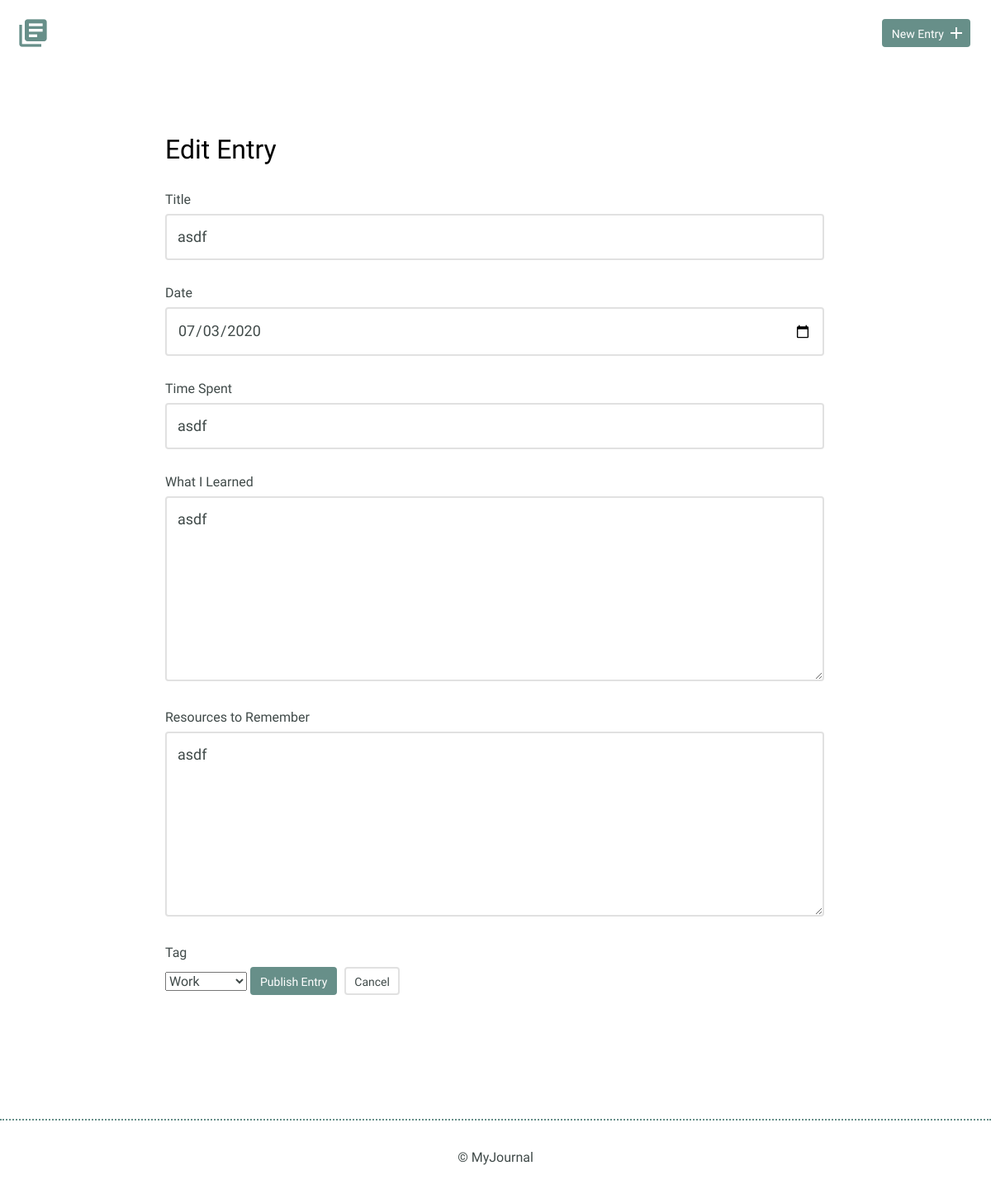
Screenshot of /edit.php?id=8 with the database file from the repository.
### tables this page shows
CREATE TABLE "entries" (
	"id"	INTEGER,
	"title"	TEXT,
	"date"	TEXT,
	"time_spent"	INTEGER,
	"learned"	BLOB,
	"resources"	BLOB,
	"tag_id"	INTEGER,
	PRIMARY KEY("id"),
	FOREIGN KEY("tag_id") REFERENCES "tags"("tag_id")
);

### inc/functions.php (called while the page is built, shortened)
<?php
function get_tags(){
    include('connection.php');
    try{
        return $db->query('SELECT * FROM tags');
    } catch (Exception $e){
        echo "Error retrieving data: ". $e->getMessage() . "</br>";
        return [];
    }
}
function get_specific_entry($entry_id){
    include "connection.php";
    $sql = "SELECT title, date, time_spent, learned, resources, id, tag, tags.tag_id FROM entries INNER JOIN tags ON entries.tag_id = tags.tag_id WHERE id = ?";
    try{
        $results = $db->prepare($sql);
        $results->bindValue(1,$entry_id,PDO::PARAM_INT);
        $results->execute();
    } catch (Exception $e){
        echo "Error: " .$e->getMessage() . "<br /?";
        return false;
    }
    return $results->fetch();
}

### edit.php (the view, shortened to what this page needs)
<?php
include('inc/header.php');
include('inc/functions.php');
if (isset($_GET['id'])){
    list($title, $date, $time_spent, $learned, $resources, $id, $tag, $tag_id) = get_specific_entry(filter_input(INPUT_GET, 'id', FILTER_SANITIZE_NUMBER_INT));
}
?>
<div class="container">
    <div class="edit-entry">
        <h2>Edit Entry</h2>
            <form action='edit.php?id=<?=$id?>' method='POST'>
            <label for="title"> Title</label>
            <input id="title" type="text" name="title" value="<?php echo $title;?>"><br>
            <label for="date">Date</label>
            <input id="date" type="date" name="date" value="<?php echo $date;?>"><br>
            <label for="time-spent"> Time Spent</label>
            <input id="time-spent" type="text" name="timeSpent" value="<?php echo $time_spent;?>"><br>
            <label for="what-i-learned">What I Learned</label>
            <textarea id="what-i-learned" rows="5" name="whatILearned"><?php echo $learned;?></textarea>
            <label for="resources-to-remember">Resources to Remember</label>
            <textarea id="resources-to-remember" rows="5" name="ResourcesToRemember"><?php echo $resources;?></textarea>
            <label for="tag">Tag</label>
            <select name="tag" id="tag">
                <?php
                foreach(get_tags() as $tag){
                    echo "<option value='".$tag['tag_id']."'";
                    if ($tag_id == $tag['tag_id']){
                        echo ' selected';
                    }
                    echo ">".$tag['tag']."</option>";
                }
                ?>
            </select>
            <input type="submit" value="Publish Entry" class="button">
            <a href="#" class="button button-secondary">Cancel</a>
        </form>
    </div>
</div>
<?php
include('inc/footer.php');
?>

### css/site.css (style rules this page uses)
body { font-size: 16px; color: #404a49; font-family: 'Cousine', serif; font-weight: 400; }
.container { margin: 0 auto; padding: 0 25px; }
.button { padding: 8px 10px 6px 10px; background: #678f89; border: 2px solid #678f89; border-radius: 4px; text-decoration: none; color: #FFF; position: relative; text-align: center; font-size: 14px; }
.button.button-secondary { background: #FFF; border: 2px solid #e1e1e1; color: #404a49; }
h1, h2, h3 { margin: 0; font-weight: 400; line-height: 1em; color: #000; }
h2 { font-size: 32px; }
.entry-list, .edit-entry, .new-entry { max-width: 800px; margin: 0 auto; padding: 70px 0 150px 0; }
.edit-entry h2, .new-entry h2 { margin-bottom: 35px; }
form label { display: block; margin-bottom: 8px; }
form input[type=text], form input[type=password], form input[type=date], form textarea { border: 2px solid #e1e1e1; font-size: 18px; line-height: 1.8em; padding:10px 13px; margin-bottom: 30px; border-radius: 4px; width: calc(100% - 32px); }
.edit-entry form textarea, .new-entry form textarea { min-height: 200px; }
input[type=submit] { margin-right: 5px; }

### rows the page displays
entries: title "asdf", date "07/03/2020", timeSpent "asdf", whatILearned "asdf", ResourcesToRemember "asdf"

### other values shown
form field tag "Work"
